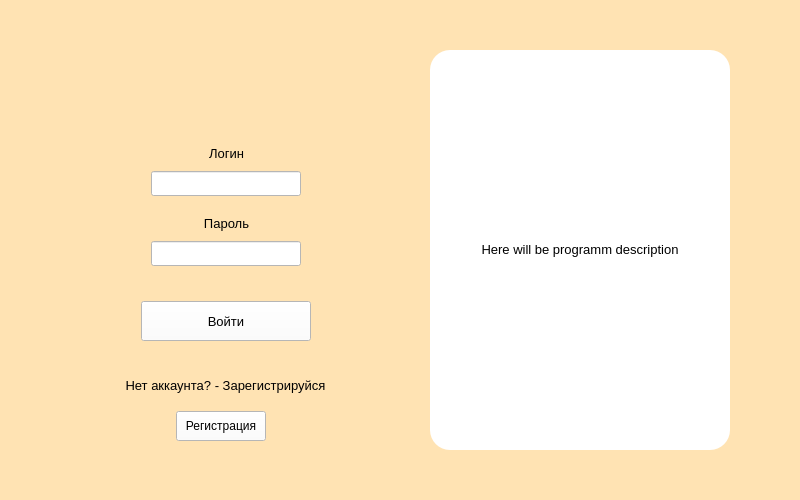
<?xml version="1.0" encoding="UTF-8"?>
<ui version="4.0">
 <class>MainWindow</class>
 <widget class="QMainWindow" name="MainWindow">
  <property name="geometry">
   <rect>
    <x>0</x>
    <y>0</y>
    <width>800</width>
    <height>500</height>
   </rect>
  </property>
  <property name="windowTitle">
   <string>Вход</string>
  </property>
  <property name="styleSheet">
   <string notr="true">background-color: #ffe3b3</string>
  </property>
  <property name="animated">
   <bool>false</bool>
  </property>
  <widget class="QWidget" name="centralwidget">
   <widget class="QLineEdit" name="line_login">
    <property name="geometry">
     <rect>
      <x>151</x>
      <y>171</y>
      <width>150</width>
      <height>25</height>
     </rect>
    </property>
    <property name="styleSheet">
     <string notr="true">background-color: #FFF</string>
    </property>
    <property name="text">
     <string/>
    </property>
    <property name="dragEnabled">
     <bool>false</bool>
    </property>
    <property name="placeholderText">
     <string/>
    </property>
   </widget>
   <widget class="QLineEdit" name="line_password">
    <property name="geometry">
     <rect>
      <x>151</x>
      <y>241</y>
      <width>150</width>
      <height>25</height>
     </rect>
    </property>
    <property name="styleSheet">
     <string notr="true">background-color: #FFF</string>
    </property>
   </widget>
   <widget class="QPushButton" name="btn_entry">
    <property name="geometry">
     <rect>
      <x>141</x>
      <y>301</y>
      <width>170</width>
      <height>40</height>
     </rect>
    </property>
    <property name="font">
     <font>
      <pointsize>10</pointsize>
     </font>
    </property>
    <property name="styleSheet">
     <string notr="true">background-color: white;</string>
    </property>
    <property name="text">
     <string>Войти</string>
    </property>
   </widget>
   <widget class="QLabel" name="lbl_login">
    <property name="geometry">
     <rect>
      <x>156</x>
      <y>141</y>
      <width>141</width>
      <height>25</height>
     </rect>
    </property>
    <property name="font">
     <font>
      <pointsize>10</pointsize>
     </font>
    </property>
    <property name="styleSheet">
     <string notr="true"/>
    </property>
    <property name="text">
     <string>Логин</string>
    </property>
    <property name="alignment">
     <set>Qt::AlignCenter</set>
    </property>
   </widget>
   <widget class="QLabel" name="lbl_password">
    <property name="geometry">
     <rect>
      <x>156</x>
      <y>211</y>
      <width>141</width>
      <height>25</height>
     </rect>
    </property>
    <property name="font">
     <font>
      <pointsize>10</pointsize>
     </font>
    </property>
    <property name="styleSheet">
     <string notr="true"/>
    </property>
    <property name="text">
     <string>Пароль</string>
    </property>
    <property name="alignment">
     <set>Qt::AlignCenter</set>
    </property>
   </widget>
   <widget class="QLabel" name="lbl_help">
    <property name="geometry">
     <rect>
      <x>90</x>
      <y>370</y>
      <width>271</width>
      <height>31</height>
     </rect>
    </property>
    <property name="font">
     <font>
      <pointsize>10</pointsize>
     </font>
    </property>
    <property name="styleSheet">
     <string notr="true"/>
    </property>
    <property name="text">
     <string>Нет аккаунта? - Зарегистрируйся</string>
    </property>
    <property name="alignment">
     <set>Qt::AlignCenter</set>
    </property>
   </widget>
   <widget class="QPushButton" name="btn_register">
    <property name="geometry">
     <rect>
      <x>176</x>
      <y>411</y>
      <width>90</width>
      <height>30</height>
     </rect>
    </property>
    <property name="styleSheet">
     <string notr="true">background-color: white;</string>
    </property>
    <property name="text">
     <string>Регистрация</string>
    </property>
   </widget>
   <widget class="QLabel" name="label">
    <property name="geometry">
     <rect>
      <x>430</x>
      <y>50</y>
      <width>300</width>
      <height>400</height>
     </rect>
    </property>
    <property name="font">
     <font>
      <pointsize>10</pointsize>
     </font>
    </property>
    <property name="styleSheet">
     <string notr="true">border-radius: 20px; background-color: white</string>
    </property>
    <property name="text">
     <string>Here will be programm description</string>
    </property>
    <property name="textFormat">
     <enum>Qt::RichText</enum>
    </property>
    <property name="alignment">
     <set>Qt::AlignCenter</set>
    </property>
    <property name="wordWrap">
     <bool>true</bool>
    </property>
   </widget>
  </widget>
 </widget>
 <resources/>
 <connections/>
</ui>
